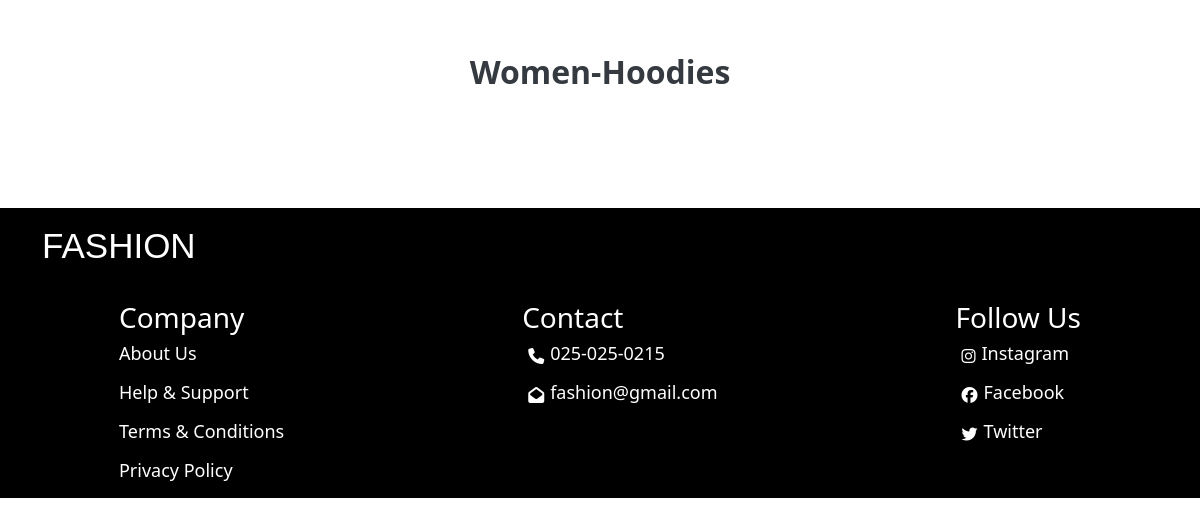
The app's page /hoodies, older data.
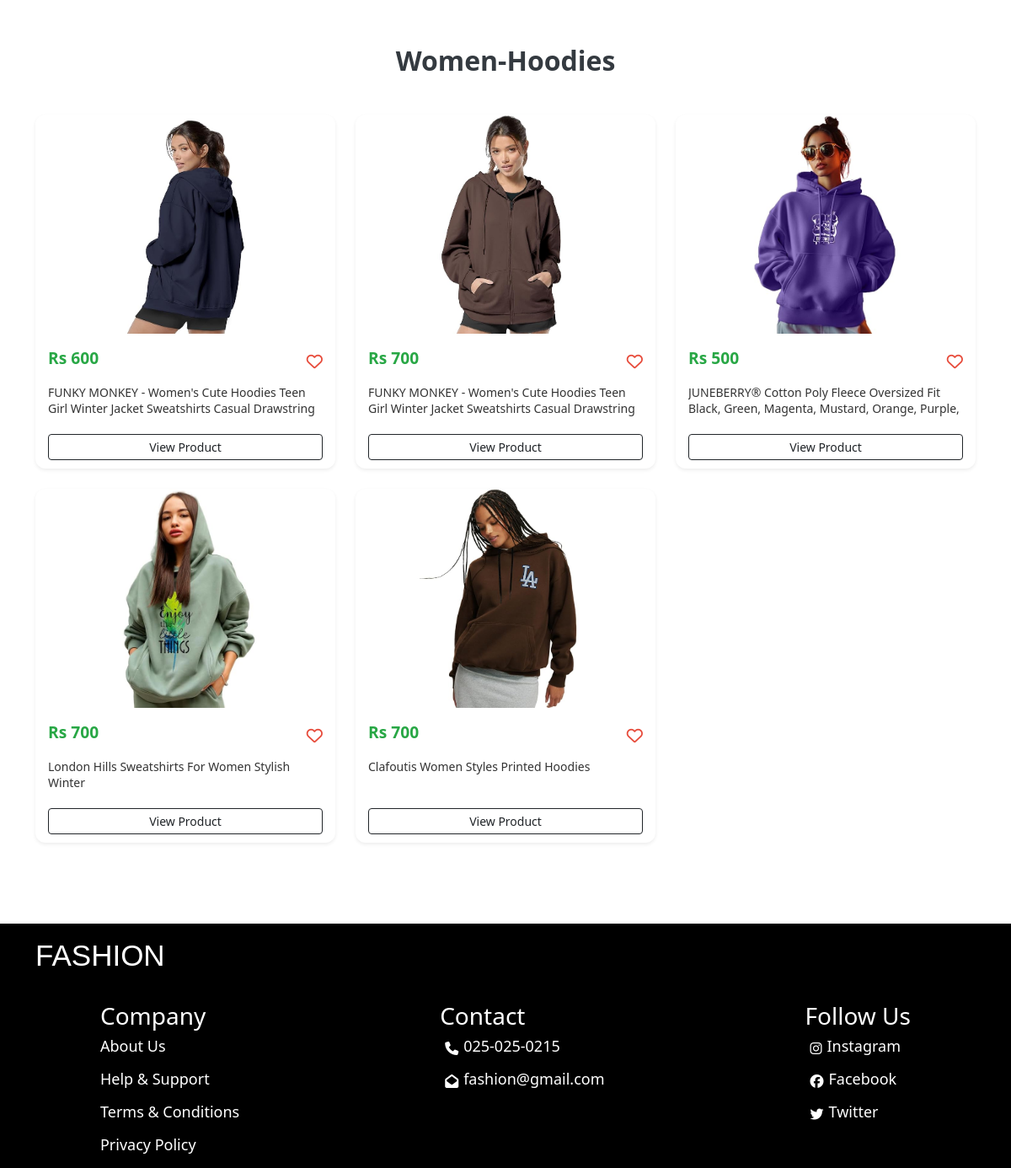
The same page, newer data.
### clothes/models.py (models this page shows)
class clothes(models.Model):
    clothname = models.CharField(max_length=100)
    clothprice = models.IntegerField()
    clothescat = models.CharField(choices=category,max_length=200)
    clothesdesc = models.TextField()
    clothimg = models.ImageField()

### clothes/views.py (the view)
# urls.py: path('hoodies', views.hoodies),
def hoodies(req):
    db = clothes.objects.filter(clothescat='hoodies').values()
    cd = list(db)
    return render(req, 'hoodies.html',context={'data':cd})

### clothes/templates/hoodies.html (shortened to what this page needs)
{% load static %}
<!DOCTYPE html>
<html lang="en">
<head>
    <link href="https://cdn.jsdelivr.net/npm/bootstrap@5.3.3/dist/css/bootstrap.min.css" rel="stylesheet">
    <link rel="stylesheet" href="https://cdnjs.cloudflare.com/ajax/libs/font-awesome/6.6.0/css/all.min.css" />
    <link rel="stylesheet" href={% static 'styles.css' %}>
</head>
<body>
      <div class="container py-5">
        <div class="store-header">Women-Hoodies</div>
        <div class="row g-4">
          {% for i in data %}
          <div class="col-lg-4 col-md-6 col-sm-12">
            <div class="product-card shadow-sm">
              <div class="image-wrapper">
                <img src="{% static 'clothimg/' %}{{ i.clothimg }}" alt="Product" class="product-image">
              </div>
              <div class="card-body">
                <div class="d-flex justify-content-between align-items-center mb-2">
                  <span class="product-price">Rs {{ i.clothprice }}</span>
                  <i class="fa-regular fa-heart like-icon"></i>
                </div>
                <p class="product-title">
                  {{ i.clothname }}
                </p>
                <a href="productshow/{{i.id}}" class="btn btn-outline-dark btn-sm mt-2 w-100">View Product</a>
              </div>
            </div>
          </div>
          {% endfor %}
        </div>
      </div>
      <div class="downpart" style="margin-top: 4%;">
        <div class="sc d-flex" style="margin-left: 30px; padding: 12px">
            <p class="logo">FASHION</p>
        </div>
        <div class="down">
            <div class="infoserv">
                <h3>Company</h3>
                <div class="sa">
                    <a href="about">
                        <p>About Us</p>
                    </a>
                    <a href="help">
                        <p>Help & Support</p>
                    </a>
                    <a href="term">
                        <p>Terms & Conditions</p>
                    </a>
                    <a href="privacy">
                        <p>Privacy Policy</p>
                    </a>
                </div>
            </div>
            <div class="contact">
                <h3>Contact</h3>
                <div class="sa">
                    <div class="sso d-flex">
                        <i class="fa-solid fa-phone"></i>
                        <p>025-025-0215</p>
                    </div>
                    <div class="sso d-flex">
                        <i class="fa-solid fa-envelope-open"></i>
                        <p>fashion@gmail.com</p>
                    </div>
                </div>
            </div>
            <div class="social">
                <h3>Follow Us</h3>
                <div class="sa sss">
                    <a href="https://www.instagram.com/accounts/login/?hl=en" style="text-decoration: none; color: white">
                        <div class="sso d-flex">
                            <i class="fa-brands fa-instagram"></i>
                            <p>Instagram</p>
                        </div>
                    </a>
                    <a href="https://www.facebook.com/" style="text-decoration: none; color: white">
                        <div class="sso d-flex">
                            <i class="fa-brands fa-facebook"></i>
                            <p>Facebook</p>
                        </div>
                    </a>
                    <a href="https://x.com/login" style="text-decoration: none; color: white">
                        <div class="sso d-flex">
                            <i class="fa-brands fa-twitter"></i>
                            <p>Twitter</p>
                        </div>
                    </a>
                </div>
            </div>
        </div>
    </div>
</body>
</html>

Row changes from the older to the newer data that the page shows:
added clothes: clothimg (picture), clothprice "600", clothname "FUNKY MONKEY - Women's Cute Hoodies Teen Girl Winter Jacket Sweatshirts Casual Drawstring…"
added clothes: clothimg (picture), clothprice "700", clothname "FUNKY MONKEY - Women's Cute Hoodies Teen Girl Winter Jacket Sweatshirts Casual Drawstring…"
added clothes: clothimg (picture), clothprice "500", clothname "JUNEBERRY® Cotton Poly Fleece Oversized Fit Black, Green, Magenta, Mustard, Orange, Purple,…"
added clothes: clothimg (picture), clothprice "700", clothname "London Hills Sweatshirts For Women Stylish Winter"
added clothes: clothimg (picture), clothprice "700", clothname "Clafoutis Women Styles Printed Hoodies"
